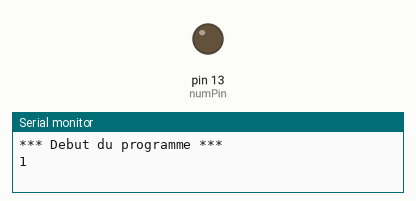
A sketch run on a simulated Arduino Uno, built with avr-gcc and run on an emulated ATmega328P. Parts: output pins drawn as LEDs (lit = HIGH), the last lines printed to the serial monitor.

Above: at 0.3 s.
At 39.62 s:
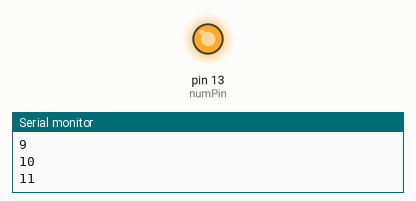
Timing chart, 0 to 40.0 s (numbered marks = the images above):
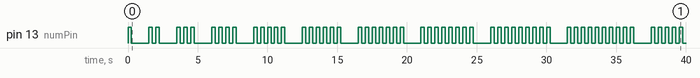

Measured:
- by itself, pin 13 (numPin): LOW → HIGH at 0.00 s, → LOW 0.25 s later, → HIGH 1.3 s later, → LOW 0.25 s later, … (120 changes in this stretch)

The sketch:

exercice3.ino
```cpp
bool affichage; //variable pour stopper l'affichage
int numPin;

void setup()
{
  numPin = 13;
  pinMode(numPin, OUTPUT);
  Serial.begin(9600);
  affichage = true; //initialisation de la variable à true
  Serial.println("*** Debut du programme ***");
}

void loop()
{
  if (affichage) // test si affichage vaut true
  {
    //boucle de comptage
    //compteur s'augmente de 1 à chaque tour
    for (int compteur = 1; compteur <= 20; compteur = compteur + 1)
    {
      Serial.println(compteur);
      //boucle de clignotement
      //compteur sert de limite à la boucle
      //donc le nombre de clignotements augmente à chaque tour
      for (int nbClignote = 0; nbClignote < compteur; nbClignote = nbClignote + 1)
      {
        //allume
        digitalWrite(numPin, HIGH);
        delay(250);
        //eteind
        digitalWrite(numPin, LOW);
        delay(250);
      }
      delay(1000); //attente de 1s
    }
    affichage = false; // on passe affichage à false
    Serial.println("*** Fin ! ***");
  }
}
```
